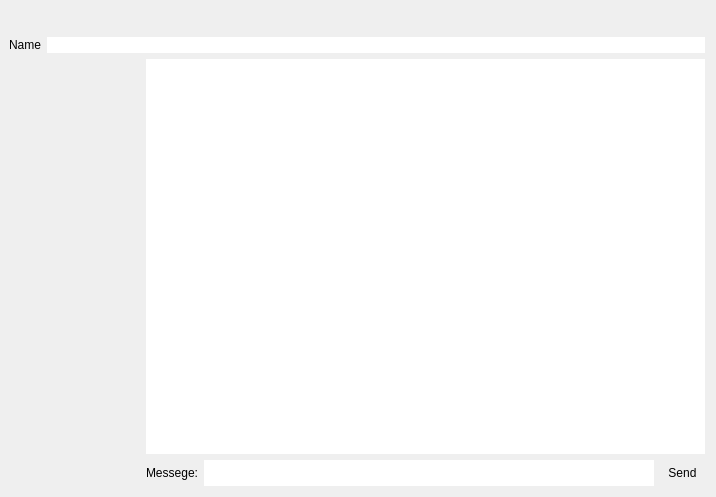
<?xml version="1.0" encoding="UTF-8"?>
<ui version="4.0">
 <class>Widget</class>
 <widget class="QWidget" name="Widget">
  <property name="windowModality">
   <enum>Qt::ApplicationModal</enum>
  </property>
  <property name="geometry">
   <rect>
    <x>0</x>
    <y>0</y>
    <width>716</width>
    <height>497</height>
   </rect>
  </property>
  <property name="minimumSize">
   <size>
    <width>700</width>
    <height>450</height>
   </size>
  </property>
  <property name="baseSize">
   <size>
    <width>700</width>
    <height>450</height>
   </size>
  </property>
  <property name="windowTitle">
   <string>Widget</string>
  </property>
  <layout class="QGridLayout" name="gridLayout">
   <property name="leftMargin">
    <number>9</number>
   </property>
   <item row="0" column="0" rowspan="2" colspan="2">
    <layout class="QHBoxLayout" name="horizontalLayout_3">
     <item>
      <layout class="QHBoxLayout" name="horizontalLayout_4">
       <property name="sizeConstraint">
        <enum>QLayout::SetMinimumSize</enum>
       </property>
      </layout>
     </item>
     <item>
      <spacer name="horizontalSpacer">
       <property name="orientation">
        <enum>Qt::Horizontal</enum>
       </property>
       <property name="sizeHint" stdset="0">
        <size>
         <width>40</width>
         <height>20</height>
        </size>
       </property>
      </spacer>
     </item>
     <item>
      <widget class="QPushButton" name="LogOut">
       <property name="minimumSize">
        <size>
         <width>100</width>
         <height>20</height>
        </size>
       </property>
       <property name="maximumSize">
        <size>
         <width>100</width>
         <height>30</height>
        </size>
       </property>
       <property name="baseSize">
        <size>
         <width>100</width>
         <height>20</height>
        </size>
       </property>
       <property name="cursor">
        <cursorShape>PointingHandCursor</cursorShape>
       </property>
       <property name="styleSheet">
        <string notr="true">border:none;
</string>
       </property>
       <property name="text">
        <string/>
       </property>
       <property name="icon">
        <iconset resource="icons.qrc">
         <normaloff>:/Icons/logout.png</normaloff>:/Icons/logout.png</iconset>
       </property>
      </widget>
     </item>
    </layout>
   </item>
   <item row="3" column="0">
    <widget class="QScrollArea" name="scrollArea">
     <property name="maximumSize">
      <size>
       <width>150</width>
       <height>16777215</height>
      </size>
     </property>
     <property name="styleSheet">
      <string notr="true">border:none;</string>
     </property>
     <property name="widgetResizable">
      <bool>true</bool>
     </property>
     <widget class="QWidget" name="scrollAreaWidgetContents">
      <property name="geometry">
       <rect>
        <x>0</x>
        <y>0</y>
        <width>137</width>
        <height>393</height>
       </rect>
      </property>
      <widget class="QWidget" name="verticalLayoutWidget">
       <property name="geometry">
        <rect>
         <x>-10</x>
         <y>9</y>
         <width>151</width>
         <height>51</height>
        </rect>
       </property>
       <layout class="QVBoxLayout" name="verticalLayout"/>
      </widget>
     </widget>
    </widget>
   </item>
   <item row="3" column="1">
    <widget class="QTextEdit" name="textEdit">
     <property name="styleSheet">
      <string notr="true">border:none;</string>
     </property>
     <property name="readOnly">
      <bool>true</bool>
     </property>
    </widget>
   </item>
   <item row="2" column="0" colspan="2">
    <layout class="QHBoxLayout" name="horizontalLayout_2">
     <item>
      <widget class="QLabel" name="lblname">
       <property name="text">
        <string>Name</string>
       </property>
      </widget>
     </item>
     <item>
      <widget class="QLineEdit" name="Name">
       <property name="styleSheet">
        <string notr="true">border:none;</string>
       </property>
      </widget>
     </item>
    </layout>
   </item>
   <item row="4" column="1">
    <layout class="QHBoxLayout" name="horizontalLayout">
     <item>
      <widget class="QLabel" name="lblmsg">
       <property name="text">
        <string>Messege:</string>
       </property>
      </widget>
     </item>
     <item>
      <widget class="QLineEdit" name="Messege">
       <property name="minimumSize">
        <size>
         <width>450</width>
         <height>26</height>
        </size>
       </property>
       <property name="maximumSize">
        <size>
         <width>450</width>
         <height>30</height>
        </size>
       </property>
       <property name="baseSize">
        <size>
         <width>450</width>
         <height>26</height>
        </size>
       </property>
       <property name="styleSheet">
        <string notr="true">border:none;</string>
       </property>
      </widget>
     </item>
     <item>
      <widget class="QPushButton" name="Submit">
       <property name="minimumSize">
        <size>
         <width>45</width>
         <height>17</height>
        </size>
       </property>
       <property name="maximumSize">
        <size>
         <width>45</width>
         <height>17</height>
        </size>
       </property>
       <property name="baseSize">
        <size>
         <width>45</width>
         <height>17</height>
        </size>
       </property>
       <property name="styleSheet">
        <string notr="true">border:none;</string>
       </property>
       <property name="text">
        <string>Send</string>
       </property>
      </widget>
     </item>
    </layout>
   </item>
   <item row="4" column="0">
    <widget class="QLabel" name="connection">
     <property name="text">
      <string/>
     </property>
    </widget>
   </item>
  </layout>
 </widget>
 <layoutdefault spacing="6" margin="11"/>
 <resources>
  <include location="icons.qrc"/>
 </resources>
 <connections/>
</ui>
